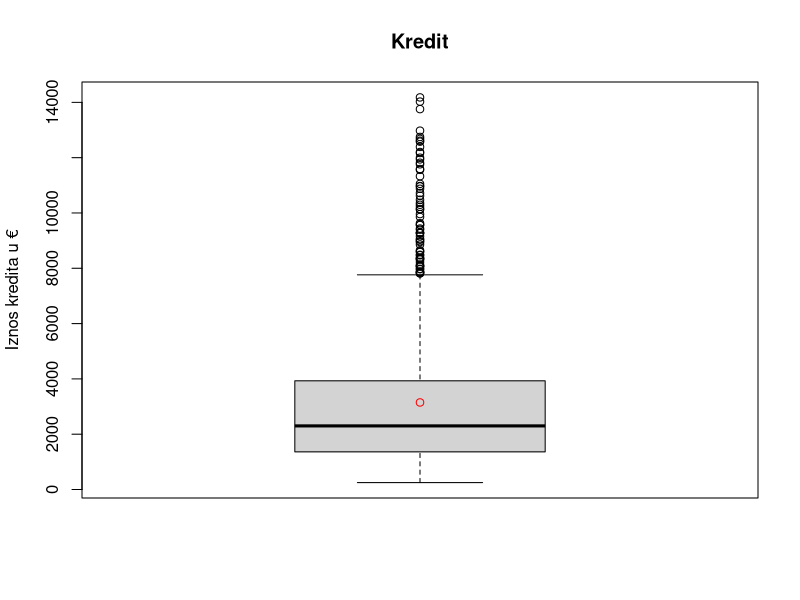
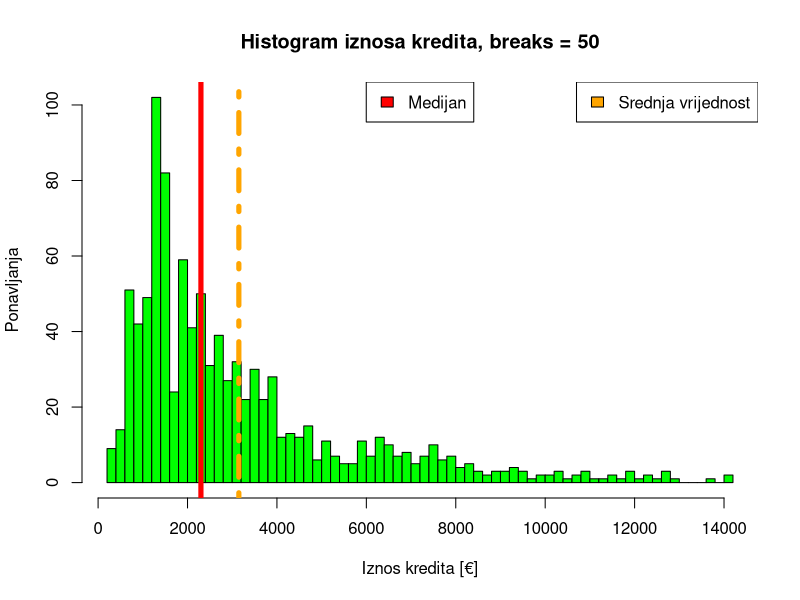
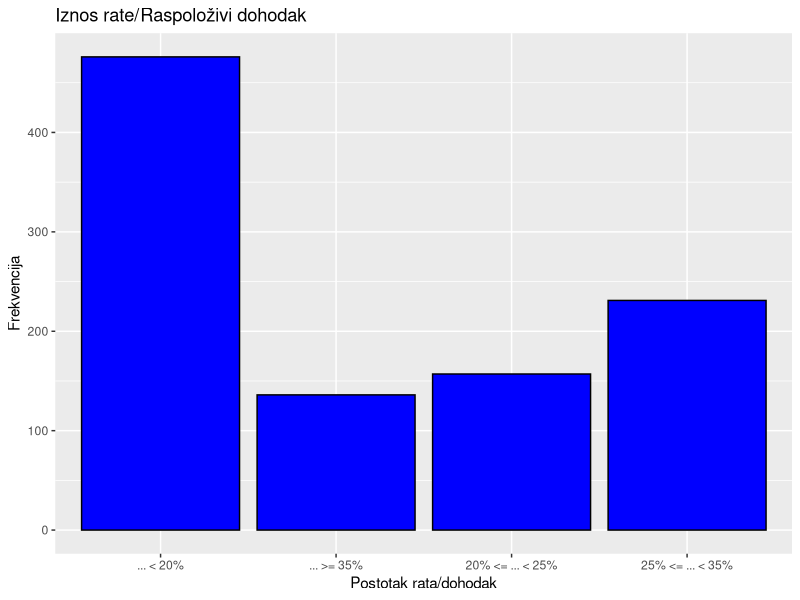

R code for these plots, in order:
## ---- chunk 1
knitr::opts_chunk$set(echo = TRUE)
## ---- chunk 2
data <- read.csv("procjena_kreditnog_rizika.csv")
library(skimr)
skim(data)
## ---- chunk 3
threshold <- quantile(data$CreditAmount, 0.99)  # Set threshold at 99th percentile
# Exclude data points above the threshold
filtered_data <- subset(data, CreditAmount <= threshold)
boxplot(filtered_data$CreditAmount, main="Kredit", ylab="Iznos kredita u €")
points(mean(filtered_data$CreditAmount), col = "red")
## ---- chunk 4
threshold <- quantile(data$CreditAmount, 0.99)  # Set threshold at 99th percentile
# Exclude data points above the threshold
filtered_data <- subset(data, CreditAmount <= threshold)
h = hist(filtered_data$CreditAmount,
         breaks = 50,
         main="Histogram iznosa kredita, breaks = 50",
         xlab="Iznos kredita [€]",
         ylab='Ponavljanja',
         col="green"
         )
legend("topright", legend = "Srednja vrijednost", fill = "orange")
legend("top", legend = "Medijan", fill = "red")
abline(v = mean(filtered_data$CreditAmount), col = "orange", lwd=5, lty=10)
abline(v = median(filtered_data$CreditAmount), col= "red", lwd=5)
## ---- chunk 5
library(ggplot2)
# Create a bar plot
bar_plot <- ggplot(data, aes(x = PercentOfIncome)) +
  geom_bar(fill = "blue", color = "black") +
  labs(title = "Iznos rate/Raspoloživi dohodak",
       x = "Postotak rata/dohodak",
       y = "Frekvencija")

# Print the plot
print(bar_plot)
